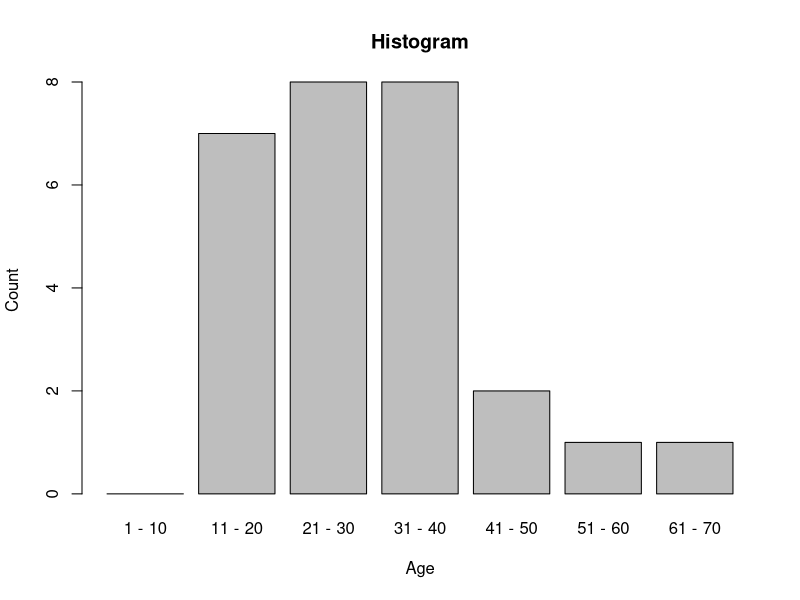

Write R code to recreate this figure.
input = c(13, 15,16, 16, 19, 20, 20, 21, 22, 22, 25, 25, 25, 25, 30, 33, 33, 35, 35, 35, 35, 36, 40, 45, 46, 52, 70) 
width <- 10
result <- vector(length= ceiling(max(input)/width))
for(i in 1:length(input))
{
  result[trunc((input[i]-1)/width)+1] = result[trunc((input[i]-1)/width)+1] + 1
}
for(i in 1:length(result))
{
  names(result)[i] <- paste(as.character(i*width-width+1),"-",as.character(i*width))
}
png(file = "histogram.png")
barplot(result, main="Histogram", xlab="Age",ylab="Count")
dev.off()